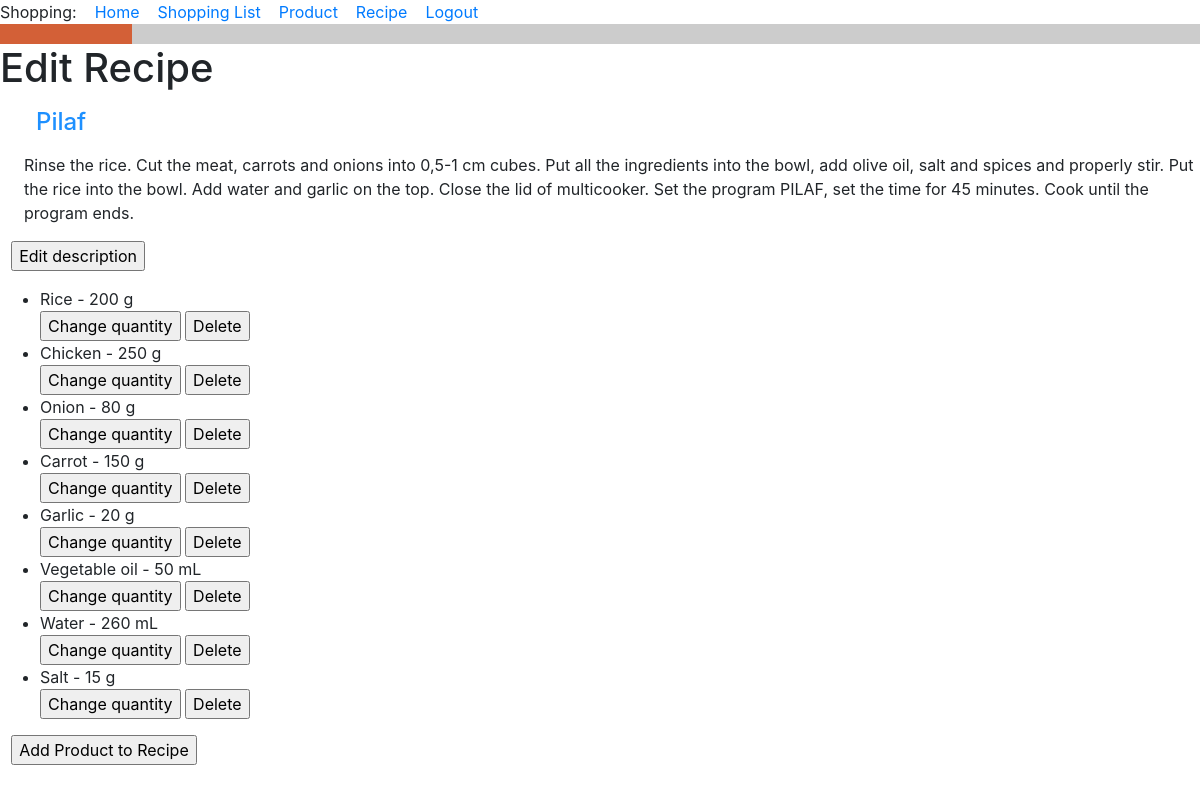
The app's page /edit_recipe/1 (signed in) with its own data.
### food_app/models.py (models this page shows, shortened)
class Recipe(db.Model):
    id = db.Column(db.Integer, primary_key=True)
    title = db.Column(db.String(256), index=True, unique=True, nullable=False)
    owner = db.Column(db.ForeignKey('user.id'))
    ingredients = db.relationship('Ingredient', backref='recipe', lazy='dynamic')
    description = db.Column(db.Text)
    def __str__(self):
        return f'{self.title}'.capitalize()

class Ingredient(db.Model):
    id = db.Column(db.Integer, primary_key=True)
    recipe_id = db.Column(db.ForeignKey('recipe.id'))
    product_id = db.Column(db.ForeignKey('product.id'))
    product = db.relationship('Product')
    quantity = db.Column(db.Integer)
    unit_of_measure = db.Column(db.String(120))
    def __str__(self):
        return f'{self.product} - {self.quantity} {self.unit_of_measure}'

class Product(db.Model):
    id = db.Column(db.Integer, primary_key=True)
    title = db.Column(db.String(256), index=True, unique=True, nullable=False)
    type_of_product = db.Column(db.String(120))
    unit_of_measure = db.Column(db.String(120))
    def __str__(self):
        return f'{self.title}'.capitalize()  # Big first letter only.

### food_app/routes.py (the view)
@app.route('/edit_recipe/<recipe_id>', methods=['GET', 'POST'])
@login_required
def edit_recipe(recipe_id):
    recipe = Recipe.query.filter_by(id=recipe_id).first()
    description = recipe.description
    return render_template('edit_recipe.html', recipe=recipe, description=description)

### food_app/models.py (called while the page is built)
@login.user_loader
def load_user(id):
    return User.query.get(int(id))

### food_app/templates/edit_recipe.html (shortened to what this page needs)
{% extends "base.html" %}
{% block content %}
<h1>Edit Recipe</h1>
<h4><div><p><p style="margin-left:1.5em"><font color="#1e90ff">{{ recipe }}</font></p></p></div></h4>
    <div><p><p style="margin-left:1.5em">{{ recipe.description }}</p></div>
<form action="{{ url_for('edit_recipe_description', recipe_id=recipe.id, recipe_description=recipe.description) }}">
    <p style="margin-left:0.7em"><input class="button" type="submit" value="Edit description">
</form>
    <div><ul>  {% for ingredient in recipe.ingredients %}
        <li>{{ ingredient }}</li>
      <head>
</head>
<form action="{{ url_for('change_quantity_ingredient', recipe_id=recipe.id, ingredient_id=ingredient.id) }}">
    <input class="button" type="submit" value="Change quantity">
</form>
<form action="{{ url_for('delete_recipe_ingredient', recipe_id=recipe.id, ingredient_id=ingredient.id) }}">
    <input class="button" type="submit" value="Delete">
</form>
        {% endfor %}
    </ul>
    </div>
<form>
    <p style="margin-left:0.7em">
<input type="button" value="Add Product to Recipe" onClick='location.href="http://127.0.0.1:5000/all_products"'>
    </p>
</form>
{% endblock %}

### food_app/templates/edit_recipe.html (style rules this page uses)
form { display: inline-block; }

### records on screen
Recipe: title "Pilaf", description "Rinse the rice. Cut the meat, carrots and onions into 0,5-1 cm cubes. Put all the ingredients into the bowl, add olive oil, salt and spices and properly stir. Put the rice into the bowl. Add water and garlic on the top. Close the lid of multicooker. Set the program PILAF, set the time for 45 minutes. Cook until the program ends."
Ingredient: quantity+unit_of_measure "Rice - 200 g"
Ingredient: quantity+unit_of_measure "Chicken - 250 g"
Ingredient: quantity+unit_of_measure "Onion - 80 g"
Ingredient: quantity+unit_of_measure "Carrot - 150 g"
Ingredient: quantity+unit_of_measure "Garlic - 20 g"
Ingredient: quantity+unit_of_measure "Vegetable oil - 50 mL"
Ingredient: quantity+unit_of_measure "Water - 260 mL"
Ingredient: quantity+unit_of_measure "Salt - 15 g"
